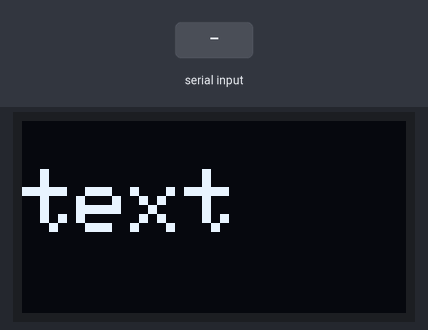
The program below on a simulated Arduino Uno, built with avr-gcc and run on an emulated ATmega328P. Shown: 128×64 one-colour display. The inputs (shaded band) are chosen by the test bench.

Above: at 1.2 s.
1.3 s: "1\n" received over Serial
At 2.1 s:
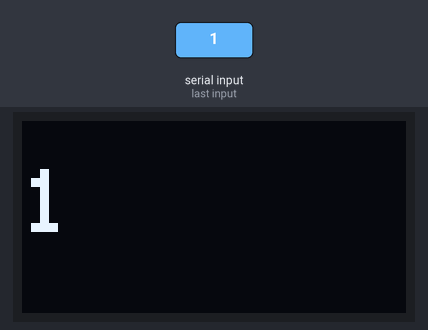
2.8 s: "0\n" received over Serial
At 4.1 s:
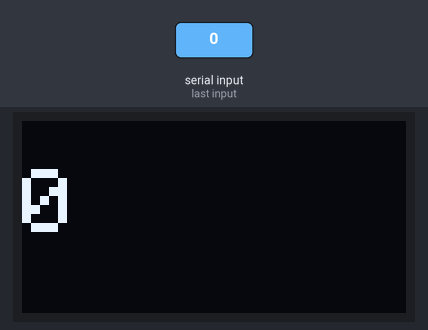
4.4 s: "2\n" received over Serial
At 5.1 s:
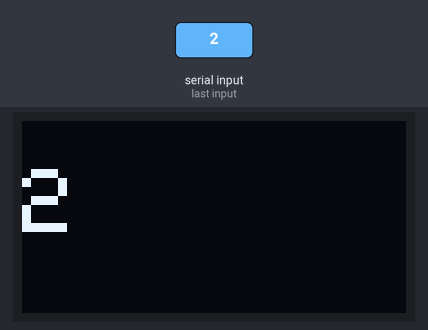
Timing chart, 0 to 7.4 s (numbered marks = the images above; inputs shaded):
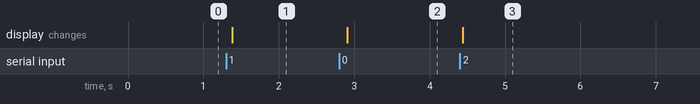

Measured:
- after the input at 1.3 s, the display: changes after 0.08 s (image 1)
- after the input at 2.8 s, the display: changes after 0.11 s (image 2)
- after the input at 4.4 s, the display: changes at once (image 3)

The program:

main.cpp
```cpp
#include <Arduino.h>
#include <Wire.h>
#include <Adafruit_GFX.h>
#include <Adafruit_SSD1306.h>

#define SCREEN_WIDTH 128 // OLED display width, in pixels
#define SCREEN_HEIGHT 64 // OLED display height, in pixels
const byte DATA_MAX_SIZE = 32;
char data[DATA_MAX_SIZE]; // an array to store the received data

// Declaration for an SSD1306 display connected to I2C (SDA, SCL pins)
Adafruit_SSD1306 display(SCREEN_WIDTH, SCREEN_HEIGHT, &Wire, -1);

void setup()
{
  Serial.begin(9600);

  if (!display.begin(SSD1306_SWITCHCAPVCC, 0x3C))
  { // Address 0x3D for 128x64
    Serial.println(F("SSD1306 allocation failed"));
    for (;;)
      ;
  }

  display.clearDisplay();
  display.setTextSize(3);
  display.setTextColor(WHITE);
  display.setCursor(0, 16);
  display.print("text");
  display.display();
}

void setMainBlueDisplay(char text[32])
{
  display.clearDisplay();
  display.setTextSize(3);
  display.setTextColor(WHITE);
  display.setCursor(0, 16);
  display.print(text);
  display.display();
}

void receiveData()
{
  static char endMarker = '\n';   // message separator
  char receivedChar;              // read char from serial port
  int ndx = 0;                    // current index of data buffer
  memset(data, 32, sizeof(data)); // clean data buffer

  // read while we have data available and we are
  // still receiving the same message.
  while (Serial.available() > 0)
  {
    receivedChar = Serial.read();
    if (receivedChar == endMarker)
    {
      data[ndx] = '\0'; // end current message
      setMainBlueDisplay(data);
      return;
    } // looks like a valid message char, so append it and
    // increment our index
    data[ndx] = receivedChar;
    ndx++; // if the message is larger than our max size then
    // stop receiving and clear the data buffer. this will
    // most likely cause the next part of the message
    // to be truncated as well, but hopefully when you
    // parse the message, you'll be able to tell that it's
    // not a valid message.
    if (ndx >= DATA_MAX_SIZE)
    {
      break;
    }
  } // no more available bytes to read from serial and we
  // did not receive the separato. it's an incomplete message!
  Serial.println("error: incomplete message");
  Serial.println(data);
  memset(data, 32, sizeof(data));
}

void loop()
{
  if (Serial.available() > 0)
  {
    receiveData();
  }
  delay(100);
}
```
